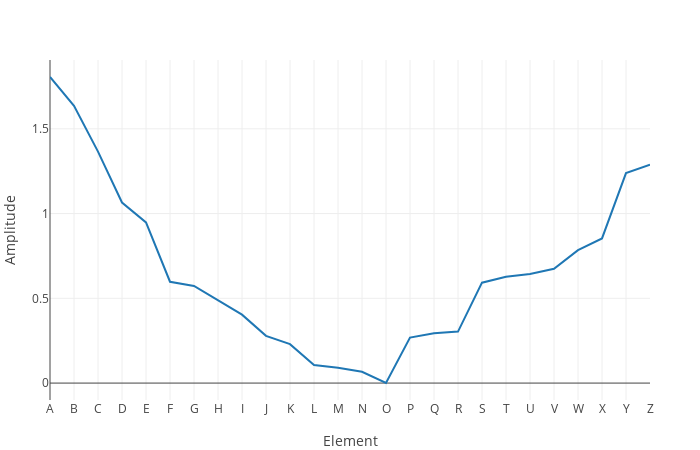

Notebook code for this chart:
### Markdown cell above
## Amplitutde

### Code cell
a = abs.(element_score_)

plot([scatter(y = a)], Layout(yaxis_title = "Amplitude", xaxis = xaxis))

### Figure 1 — Plotly figure (JSON) as saved in the notebook; plotly's stock layout.template omitted (floating-point values rounded to 4 significant figures)
{"data": [{"type": "scatter", "y": [1.805, 1.636, 1.365, 1.065, 0.9479, 0.5978, 0.5733, 0.4883, 0.4038, 0.2786, 0.2297, 0.106, 0.09017, 0.067, 0.0004771, 0.2681, 0.2944, 0.3037, 0.5922, 0.6269, 0.6436, 0.6738, 0.7841, 0.8531, 1.239, 1.288]}], "layout": {"autosize": false, "height": 450, "margin": {"b": 50, "l": 50, "r": 50, "t": 60}, "width": 700, "xaxis": {"autorange": true, "range": [0, 25], "ticktext": ["A", "B", "C", "D", "E", "F", "G", "H", "I", "J", "K", "L", "M", "N", "O", "P", "Q", "R", "S", "T", "U", "V", "W", "X", "Y", "Z"], "tickvals": [0, 1, 2, 3, 4, 5, 6, 7, 8, 9, 10, 11, 12, 13, 14, 15, 16, 17, 18, 19, 20, 21, 22, 23, 24, 25, 26], "title": {"text": "Element"}}, "yaxis": {"autorange": true, "range": [-0.0998, 1.906], "title": {"text": "Amplitude"}, "type": "linear"}}}
